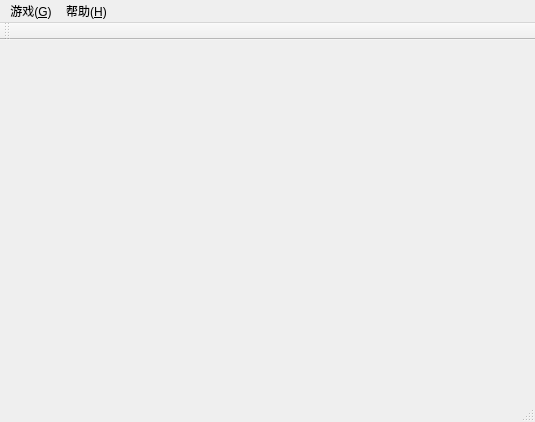
<?xml version="1.0" encoding="UTF-8"?>
<ui version="4.0">
 <class>MainWindow</class>
 <widget class="QMainWindow" name="MainWindow">
  <property name="geometry">
   <rect>
    <x>0</x>
    <y>0</y>
    <width>535</width>
    <height>422</height>
   </rect>
  </property>
  <property name="windowTitle">
   <string>MainWindow</string>
  </property>
  <widget class="QGraphicsView" name="centralWidget"/>
  <widget class="QMenuBar" name="menuBar">
   <property name="geometry">
    <rect>
     <x>0</x>
     <y>0</y>
     <width>535</width>
     <height>26</height>
    </rect>
   </property>
   <widget class="QMenu" name="menu_G">
    <property name="title">
     <string>游戏(&amp;G)</string>
    </property>
    <addaction name="NewGame"/>
    <addaction name="Option"/>
    <addaction name="Quit"/>
   </widget>
   <widget class="QMenu" name="menu">
    <property name="title">
     <string>帮助(&amp;H)</string>
    </property>
    <addaction name="about"/>
   </widget>
   <addaction name="menu_G"/>
   <addaction name="menu"/>
  </widget>
  <widget class="QToolBar" name="mainToolBar">
   <attribute name="toolBarArea">
    <enum>TopToolBarArea</enum>
   </attribute>
   <attribute name="toolBarBreak">
    <bool>false</bool>
   </attribute>
  </widget>
  <widget class="QStatusBar" name="statusBar"/>
  <action name="NewGame">
   <property name="text">
    <string>新游戏(&amp;N)</string>
   </property>
   <property name="shortcut">
    <string>F2</string>
   </property>
  </action>
  <action name="about">
   <property name="text">
    <string>关于(&amp;A)</string>
   </property>
  </action>
  <action name="Option">
   <property name="text">
    <string>选项(&amp;O)</string>
   </property>
   <property name="shortcut">
    <string>F5</string>
   </property>
  </action>
  <action name="Quit">
   <property name="text">
    <string>退出(&amp;X)</string>
   </property>
  </action>
 </widget>
 <layoutdefault spacing="6" margin="11"/>
 <resources/>
 <connections/>
</ui>
